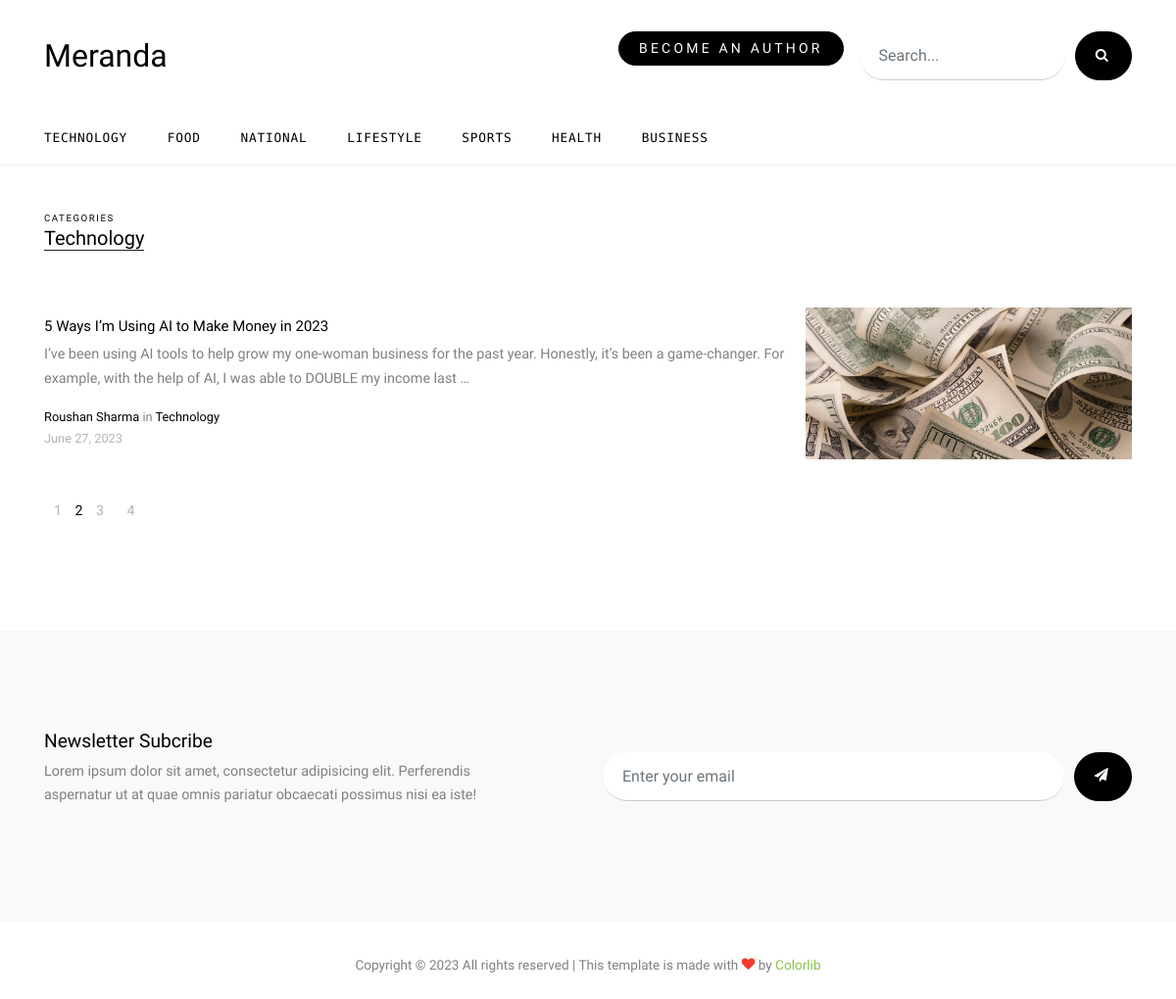
The page /category/Technology on the database as committed earlier.
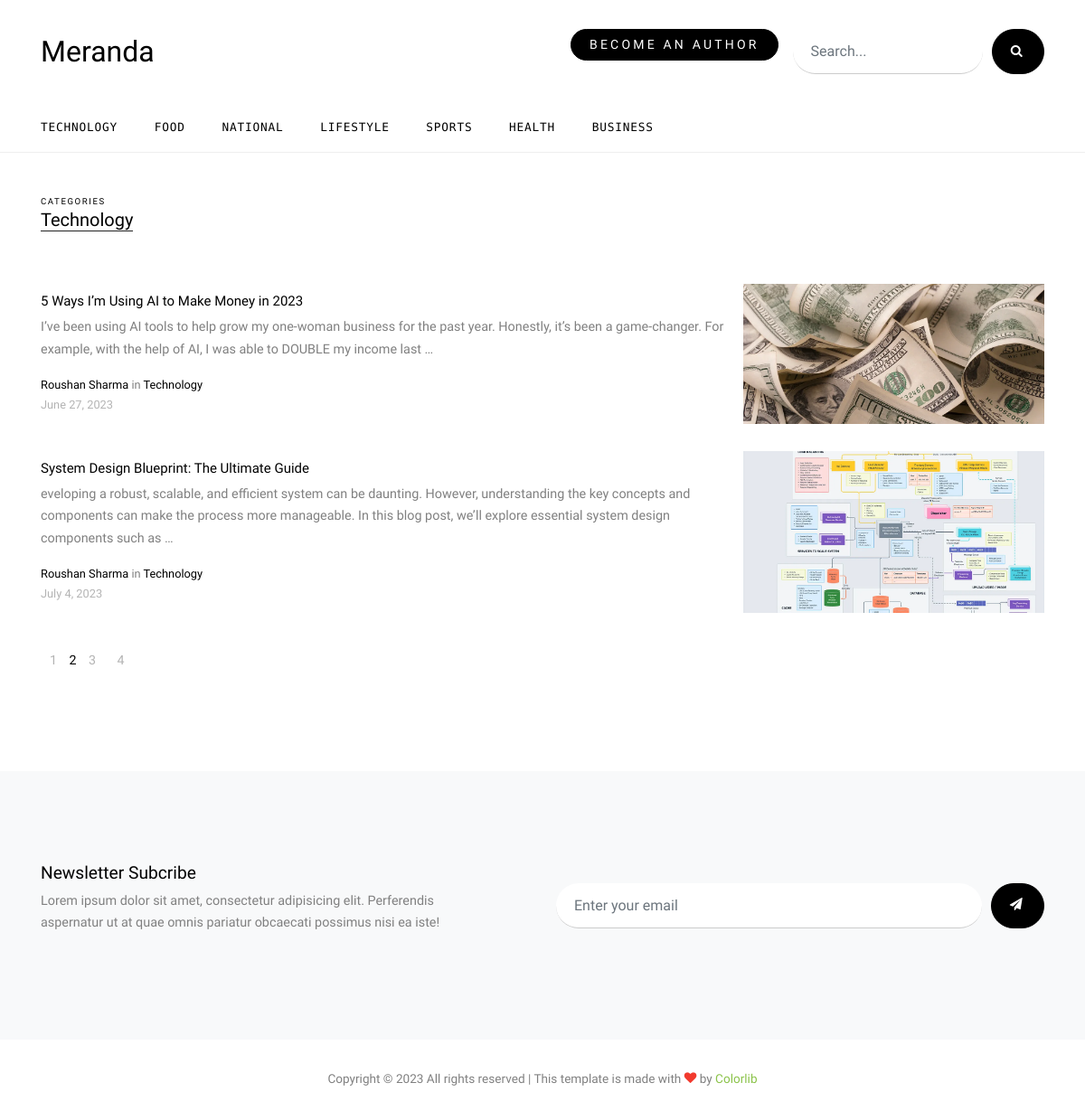
The same page on the database as committed later.
### blogs/models.py (models this page shows, shortened)
class Category(models.Model):
    name = models.CharField(max_length=35)
    def __str__(self):
        return self.name

class Blog(models.Model):
    title = models.CharField(max_length=150)
    description = models.TextField()
    category = models.ForeignKey(Category, on_delete=models.SET_NULL, null=True)
    author = models.ForeignKey(Author, null=True, on_delete=models.SET_NULL)
    created_at = models.DateField(auto_now_add=True)
    last_edit = models.DateTimeField(auto_now=True)
    image = models.ImageField(null=True, blank=True)
    @property
    def imageURL(self):
        url = ""
        try:
            url = self.image.url
        except:
            url = ""
        return url

class Author(models.Model):
    category = models.ForeignKey(Category, on_delete=models.SET_NULL, null=True)
    user = models.OneToOneField(User, null=True, on_delete=models.SET_NULL)
    def __str__(self):
        return self.user.first_name + " " + self.user.last_name

### blogs/views.py (the view)
# urls.py: path('category/<str:name>', views.category_wise),
def category_wise(request, name):
    category = Category.objects.get(name=name)
    blogs = Blog.objects.filter(category=category)
    context = {'blogs':blogs, 'category':category}
    return render(request, 'category_wise.html', context)

### blogs/context_processors.py (called while the page is built)
def blogs_and_categories(request):
    all_blogs = Blog.objects.all()
    all_categories = Category.objects.all()
    return {'all_blogs':all_blogs, 'all_categories':all_categories}

### templates/category_wise.html
{% extends 'base.html' %}
{% load static %}
{% block 'content' %}
    <div class="site-section">
      <div class="container">
        <div class="row">
          <div class="col-lg-12">
            <div class="section-title">
              <span class="caption d-block small">Categories</span>
              <h2>{{ category }}</h2>
            </div>
            {% for blog in blogs %}
            <div class="post-entry-2 d-flex">
              <div class="thumbnail order-md-2" style="background-image: url({{blog.imageURL}})"></div>
              <div class="contents order-md-1 pl-0">
                <h2><a href="blog-single.html">{{ blog.title }}</a></h2>
                <p class="mb-3">{{ blog.description|truncatewords:35}}</p>
                <div class="post-meta">
                  <span class="d-block"><a href="#">{{ blog.author }}</a> in <a href="/category/{{category.name}}">{{ blog.category }}</a></span>
                  <span class="date-read">{{ blog.created_at }}</span>
                </div>
              </div>
            </div>
            {% endfor %}
          </div>
        </div>
        <div class="row">
          <div class="col-lg-6">
            <ul class="custom-pagination list-unstyled">
              <li><a href="#">1</a></li>
              <li class="active">2</li>
              <li><a href="#">3</a></li>
              <li><a href="#">4</a></li>
            </ul>
          </div>
        </div>
      </div>
    </div>
    <div class="site-section subscribe bg-light">
      <div class="container">
        <form action="#" class="row align-items-center">
          <div class="col-md-5 mr-auto">
            <h2>Newsletter Subcribe</h2>
            <p>Lorem ipsum dolor sit amet, consectetur adipisicing elit. Perferendis aspernatur ut at quae omnis pariatur obcaecati possimus nisi ea iste!</p>
          </div>
          <div class="col-md-6 ml-auto">
            <div class="d-flex">
              <input type="email" class="form-control" placeholder="Enter your email">
              <button type="submit" class="btn btn-secondary" ><span class="icon-paper-plane"></span></button>
            </div>
          </div>
        </form>
      </div>
    </div>
    {% endblock %}

### templates/base.html (shortened to what the changed rows need)
{% load static %}
<!DOCTYPE html>
<html lang="en">
<head>
    <link rel="stylesheet" href="{% static 'fonts/icomoon/style.css' %}">
    <link rel="stylesheet" href="{% static 'css/bootstrap.min.css' %}">
    <link rel="stylesheet" href="{% static 'css/jquery-ui.css' %}">
    <link rel="stylesheet" href="{% static 'css/owl.carousel.min.css' %}">
    <link rel="stylesheet" href="{% static 'css/owl.theme.default.min.css' %}">
    <link rel="stylesheet" href="{% static 'css/owl.theme.default.min.css' %}">
    <link rel="stylesheet" href="{% static 'css/jquery.fancybox.min.css' %}">
    <link rel="stylesheet" href="{% static 'css/bootstrap-datepicker.css' %}">
    <link rel="stylesheet" href="{% static 'fonts/flaticon/font/flaticon.css' %}">
    <link rel="stylesheet" href="{% static 'css/aos.css' %}">
    <link href="{% static 'css/jquery.mb.YTPlayer.min.css' %}" media="all" rel="stylesheet" type="text/css">
    <link rel="stylesheet" href="{% static 'css/style.css' %}">
</head>
<body data-spy="scroll" data-target=".site-navbar-target" data-offset="300">
    <div class="site-wrap">
        <div class="header-top">
            <div class="site-navbar py-2 js-sticky-header site-navbar-target d-none pl-0 d-lg-block" role="banner">
                <div class="container">
                    <div class="d-flex align-items-center">
                        <div class="mr-auto">
                            <nav class="site-navigation position-relative text-right" role="navigation">
                                <ul class="site-menu main-menu js-clone-nav mr-auto d-none pl-0 d-lg-block">
                                    {% for category in all_categories %}
                                    <li>
                                        <a href="/category/{{category.name}}" class="nav-link text-left">{{ category.name }}</a>
                                    </li>
                                    {% endfor %}
                                </ul>
                            </nav>
                        </div>
                    </div>
                </div>
            </div>
        </div>
        <div class="site-section py-0">
            {% block 'content' %}
            {% endblock %}
        </div>
    </div>
</body>
</html>

Rows that differ between the two databases and show on the page:
added Blog: imageURL (picture), title "System Design Blueprint: The Ultimate Guide", description "eveloping a robust, scalable, and efficient system can be daunting. However, understanding the key concepts and components can make the process more manageable. In this blog post, we’ll explore essential system design components such as …", author "Roushan Sharma", category "Technology", created_at "July 4, 2023"
